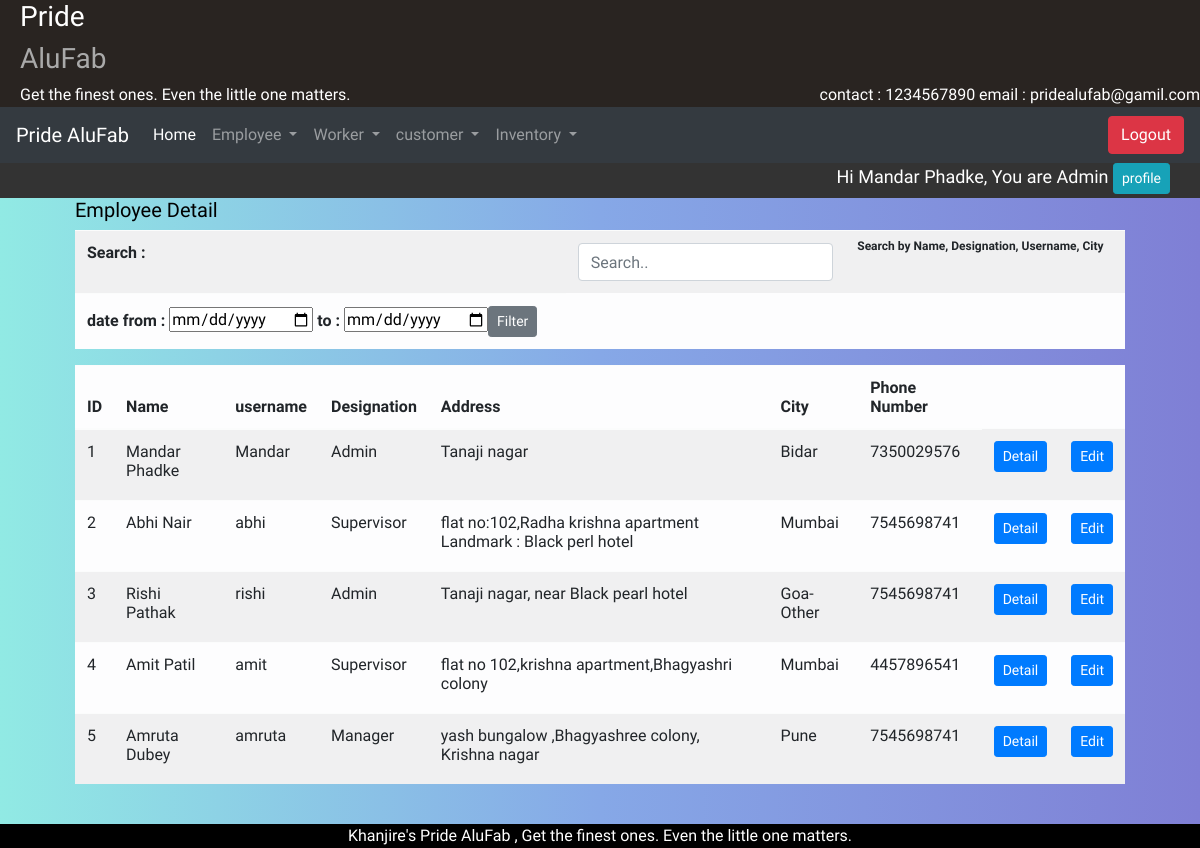
The page /DetailEmps (signed in) on the database as committed earlier.
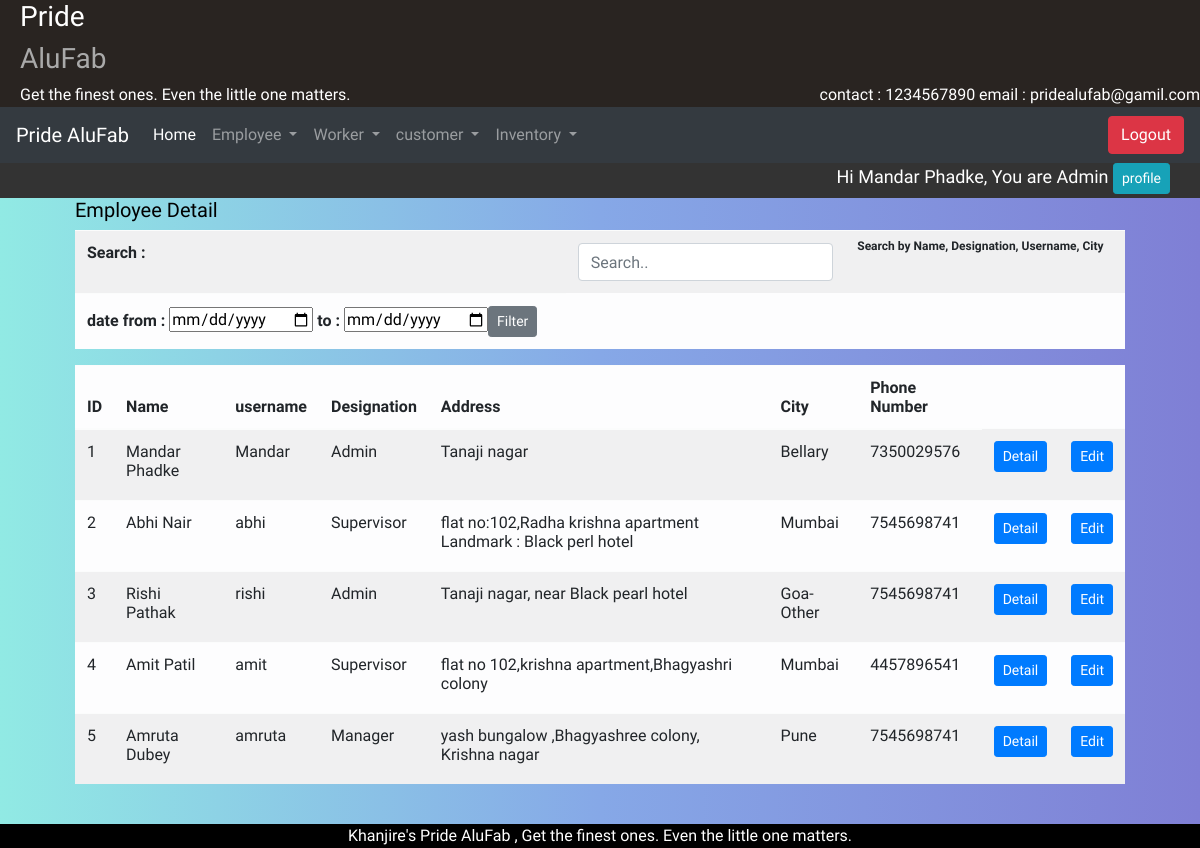
The same page on the database as committed later.
### alufab/models.py (models this page shows, shortened)
class Employee(models.Model):
    Emp_id = models.ForeignKey(User, on_delete=models.CASCADE)
    phono = models.IntegerField(default=0)
    Address = models.CharField(default=' ',max_length=100)
    city = models.CharField(default='Ichalkaranji',max_length=20)
    de = [
        ('Manager','Manager'),
        ('Supervisor','Supervisor'),
        ('Admin', 'Admin')
    ]
    designation = models.CharField(max_length=10, choices=de)
    Paymentperday = models.FloatField(default=0)
    is_working=models.BooleanField(default=True)

### alufab/views.py (the view)
# urls.py: path("DetailEmps", views.DetailEmps, name='DetailEmps'),
def DetailEmps(request):
    obj = Employee.objects.all()
    empid = request.user.id
    desig = Employee.objects.get(Emp_id=empid)
    data={'obj':obj,'desig':desig}
    return render(request, 'alufab/employee_list.html', data)

### templates/alufab/employee_list.html (shortened to what this page needs)
{% extends 'home.html' %}
{% block content %}
<div class="detail_view">
    <h5>Employee Detail</h5>
    <table class="table table-light table-responsive-sm table-striped table_detail">
        <tr><Th colspan="3">Search : </Th><th colspan="3"><input class="form-control" id="myInput" type="text" placeholder="Search.."></th><th><sub>Search by Name, Designation, Username, City</sub></th></tr>
<tr>
    <th><form method="get" action="{% url 'filterCustomer' %}">date from : <input type="date" name="from"/> to : <input type="date" name="to"/><button type="submit" name="filter" class="btn btn-secondary btn-sm">Filter</button></form></th>
</tr>
    </table>
    <table class="table table-light table-responsive-sm table-striped table_detail" id="myTable">
      <thead>
          <tr>
                <th class="sort">ID</th>
                <th class="sort">Name</th>
                  <th class="sort">username</th>
                <th class="sort">Designation</th>
                <th class="sort">Address</th>
                <th class="sort">City</th>
                <th class="sort">Phone Number</th>
            </tr
          </thead>
          <tbody>
            {%for i in obj%}
            <tr>
                <td><label>{{i.id}}</label></td>
                <td><label>{{i.Emp_id.first_name}} {{i.Emp_id.last_name}}</label></td>
                <td><label>{{i.Emp_id}}</label></td>
                <td><label>{{i.designation}}</label></td>
                <td><label>{{i.Address}}</label></td>
                <td><label>{{i.city}}</label></td>
                <td><label>{{i.phono}}</label></td>
                <td><a href="{% url 'DetailEmp' i.id%}"><button class="btn btn-sm btn-primary">Detail</button></a></td>
    <td><a href="{% url 'profile1' i.id%}"><button class="btn btn-sm btn-primary">Edit</button></a></td>
            </tr>
            {%endfor%}
          </tbody>
        </table>
</div>
<br>
{% endblock %}

### templates/home.html (shortened to what this page needs)
{%load static%}
<html lang="en">
<head>
    <link rel="stylesheet" href="https://stackpath.bootstrapcdn.com/bootstrap/4.3.1/css/bootstrap.min.css">
    <link href="https://cdnjs.cloudflare.com/ajax/libs/select2/4.0.6-rc.0/css/select2.min.css" rel="stylesheet" />
<link rel="stylesheet" type="text/css" href="{% static 'css/main.css' %}">
<link rel="stylesheet" type="text/css" href="{% static 'css/util.css' %}">
</head>
<body>
<div class="div_top" >
    <div class="container-">
      <h3 style="color: white;">Pride</h3><h3 style="color: darkgrey;">AluFab</h3><h style="color:white;">Get the finest ones.
        Even the little one matters.</h>
      <div style="float:right; color:white;">
        contact : 1234567890
        email : pridealufab@gamil.com
      </div>
    </div>
  </div>
<nav class="navbar navbar-dark bg-dark navbar-expand-lg sticky-top nav">
    <a class="navbar-brand" href="#">Pride AluFab </a>
    <div class="collapse navbar-collapse" id="navbarSupportedContent">
      <ul class="navbar-nav mr-auto">
        <li class="nav-item active">
          <a class="nav-link" href="{% url 'home'%}">Home</a>
        </li>
          <li class="nav-item dropdown">
            <a class="nav-link dropdown-toggle" href="#" role="button" data-toggle="dropdown" aria-haspopup="true" aria-expanded="false">
              Employee
            </a>
          </li>
          <li class="nav-item dropdown">
            <a class="nav-link dropdown-toggle" href="#" role="button" data-toggle="dropdown" aria-haspopup="true" aria-expanded="false">
              Worker
            </a>
          </li>
          <li class="nav-item dropdown">
            <a class="nav-link dropdown-toggle" href="#" id="navbarDropdown" role="button" data-toggle="dropdown" aria-haspopup="true" aria-expanded="false">
              customer
            </a>
          </li>
          <li class="nav-item dropdown">
            <a class="nav-link dropdown-toggle" href="#" id="navbarDropdown" role="button" data-toggle="dropdown" aria-haspopup="true" aria-expanded="false">
              Inventory
            </a>
          </li>
      </ul>
         <span>
              <a href="{% url 'logout_page'%}"><button class="btn btn-danger">Logout</button></a>
          </span>
    </div>
  </nav>
<div class="div_name">
<span class="Name">
  Hi {{request.user.first_name}} {{request.user.last_name}}, You are {{desig.designation}}
              <a href="{% url 'profile' %}"><button class="btn btn-sm btn-info">profile</button></a>
          </span>
</div>
<div id="wrapper" class="active container-fluid froms">
    {% block content %}{% endblock %}
        </div>
<footer>
      Khanjire's Pride AluFab , Get the finest ones.
        Even the little one matters. </footer>
</body>
</html>

Rows that differ between the two databases and show on the page:
changed Employee "Tanaji nagar": city "Bidar" → "Bellary"
